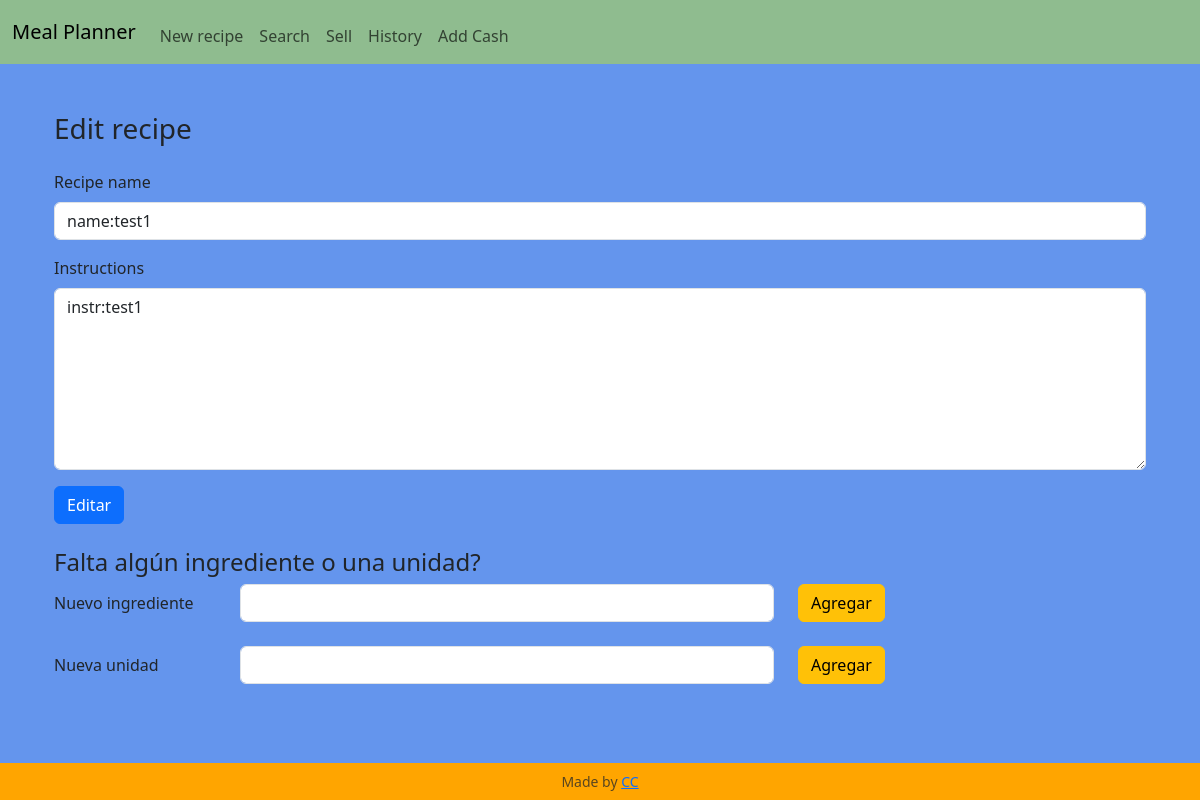
Page /edit_recipe?id=1 on the earlier database version.
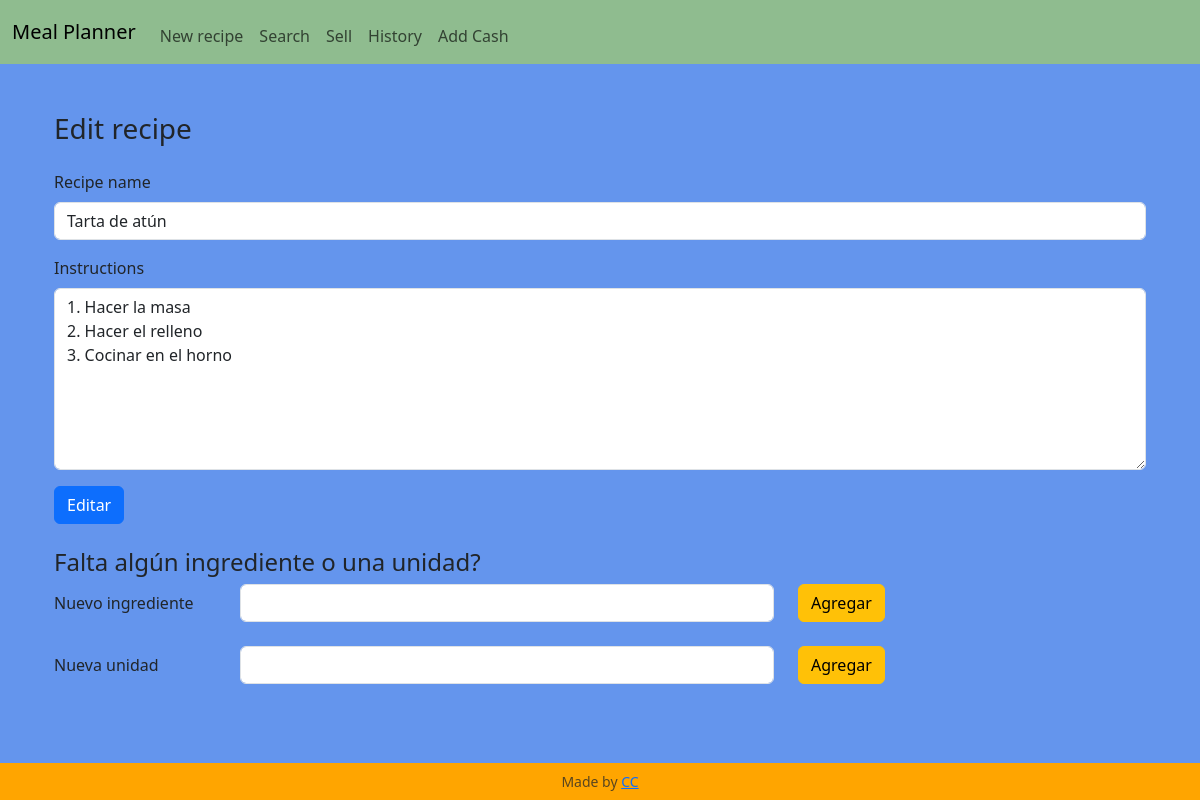
Same page on the later database version.
### tables this page shows
CREATE TABLE recipes (id INTEGER PRIMARY KEY AUTOINCREMENT NOT NULL, name TEXT NOT NULL, instructions TEXT NOT NULL);

### app.py (the view)
@app.route("/edit_recipe", methods=["GET", "POST"])
def edit_recipe():
    if request.method == "POST":
        recipe_id = request.form.get("recipe_id")
        recipe_name = request.form.get("recipe_name")
        if not recipe_name:
            return render_template('result.html', msg = "Please complete a recipe name")
        instructions = request.form.get("recipe_instructions")
        if not instructions:
            return render_template('result.html', msg = "Please complete instructions for the recipe")
        try:
            with sqlite3.connect('meal_planner.db') as con:
                cur = con.cursor()
                cur.execute("UPDATE recipes SET name = ?, instructions = ? WHERE id = ?", (recipe_name, instructions, recipe_id))
                con.commit()
                msg = "Record successfully edited in the database"
        except:
            con.rollback()
            msg = "Error in the Edit"
        finally:
            con.close()
            return render_template('result.html', msg=msg)
    else:
        id = request.args.get("id")
        cur = db_connect()
        cur.execute("SELECT * FROM recipes WHERE id = ?", (id,))
        recipe = cur.fetchall()
        cur.execute("SELECT * FROM ing_used WHERE recipe_id = ?", (id,))
        ing_used = cur.fetchall()
        db_close(cur)
        return render_template("edit_recipe.html", recipe=recipe, ing_used=ing_used)

### app.py (called while the page is built)
def db_connect():
    con = sqlite3.connect("meal_planner.db")
    con.row_factory = sqlite3.Row
    cur = con.cursor()
    return cur

def db_close(con):
    con.close()

@app.after_request
def after_request(response):
    response.headers["Cache-Control"] = "no-cache, no-store, must-revalidate"
    response.headers["Expires"] = 0
    response.headers["Pragma"] = "no-cache"
    return response

### templates/edit_recipe.html (shortened to what this page needs)
{% extends "layout.html" %}
{% block main %}
<div class="container-fluid">
    <h3 class="pb-3">Edit recipe</h3>
    <form action="/edit_recipe" method="post" class="mb-4">
        <div class="mb-3">
            <label for="recipe_name" class="form-label">Recipe name</label>
            <input autofocus type="text" class="form-control" id="recipe_name" name="recipe_name" value="{{ recipe[0]['name'] }}">
        </div>
        <div class="mb-3">
            <label for="recipe_instructions" class="form-label">Instructions</label>
            <textarea rows="7" class="form-control" id="recipe_instructions" name="recipe_instructions">{{ recipe[0]['instructions']}}</textarea>
        </div>
        <button type="submit" class="btn btn-primary">Editar</button>
    </form>
    <h4>Falta algún ingrediente o una unidad?</h4>
    <form action="/RUTAAAA" method="post">
        <div class="row mb-3 align-items-start">
            <label for="new_ing" class="col-sm-2 col-form-label mb-2">Nuevo ingrediente</label>
            <div class="col-sm-6">
                <input type="text" class="form-control mb-2" id="new_ing" name="new_ing">
            </div>
            <div class="col-auto">
                <button class="btn btn-warning mb-2">Agregar</button>
            </div>
        </div>
    </form>
    <form action="/RUTAAAA" method="post">
        <div class="row mb-3 align-items-start">
            <label for="new_unit" class="col-sm-2 col-form-label mb-2">Nueva unidad</label>
            <div class="col-sm-6">
                <input type="text" class="form-control  mb-2" id="new_unit" name="new_unit">
            </div>
            <div class="col-auto">
                <button class="btn btn-warning mb-2">Agregar</button>
            </div>
        </div>
    </form>
</div>
{% endblock %}

Differences in the rows shown:
changed recipes: recipe_name "name:test1" → "Tarta de atún"; recipe_instructions "instr:test1" → "1. Hacer la masa 2. Hacer el relleno 3. Cocinar en el horno"
